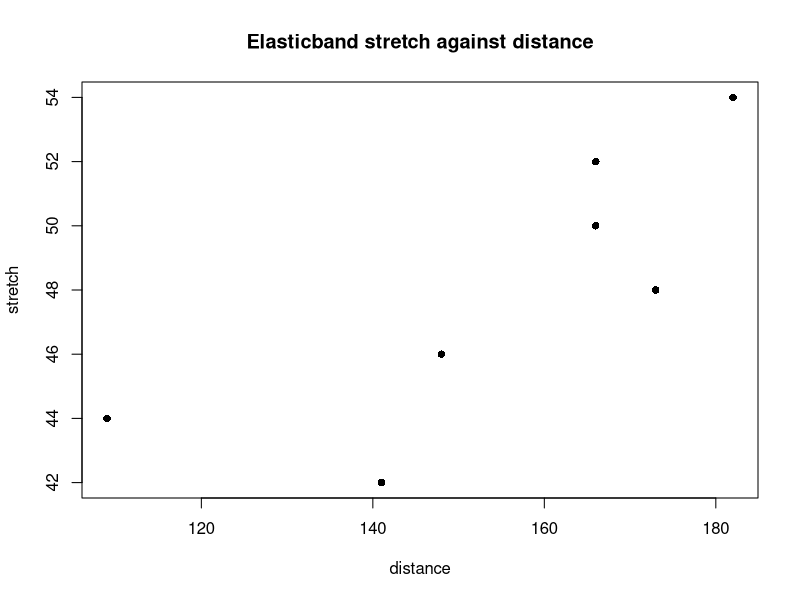
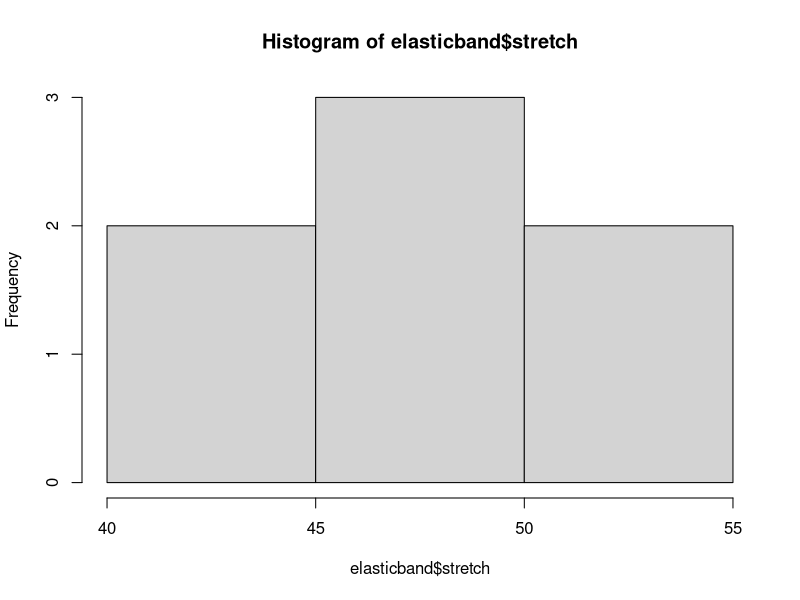
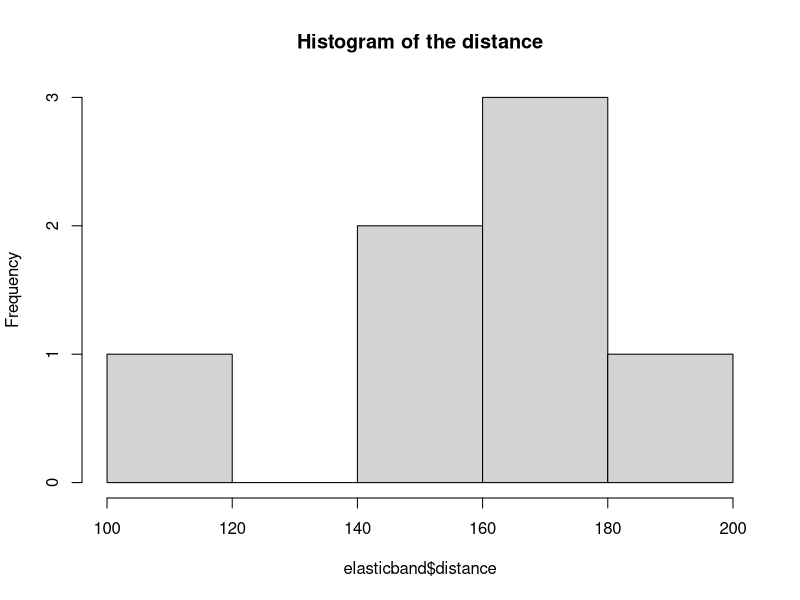
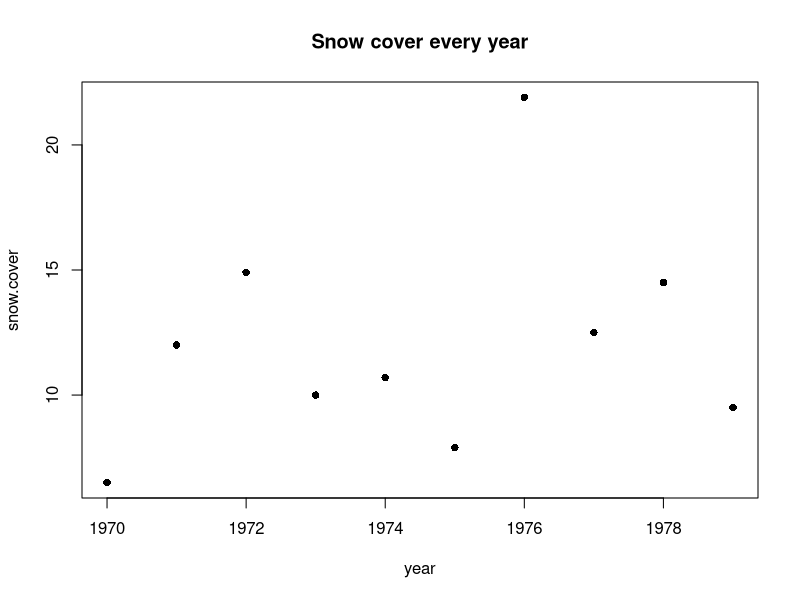

Recreate these plots in R, in order.
## EXERCISE 1 ############################################################################

# 1.1. Create summary statistics for the elastic band data. (Create a dataframe using data from a table)

elasticband<-data.frame(stretch=c(46,54,48,50,44,42,52), distance=c(148,182,173,166,109,141,166))
summary(elasticband)

# 1.2. Create a plot of distance versus stretch.

plot(stretch~distance, data=elasticband, pch=16, main="Elasticband stretch against distance")

# 1.3. Use the help() command to find more information about the hist() command.

help("hist") # The generic function hist() computes a histogram of the given data values. 

hist(elasticband$stretch)

# 1.4. Create a histogram of the distance using hist().

hist(elasticband$distance, breaks=4, main="Histogram of the distance")

# 1.5. The following data are on snow cover for Eurasia in the years 1970-1979.

year<-seq(1970,1979, by=1)
snow.cover<-c(6.5,12.0,14.9,10.0,10.7,7.9,21.9,12.5,14.5,9.5)

log(snow.cover)
logsnow<-log(snow.cover) #creating a new variable

plot(snow.cover~year, pch=16, main="Snow cover every year")

# 1.6. Display all objects in the workspace. Remove the data frame elasticband.

ls()
rm(elasticband)
